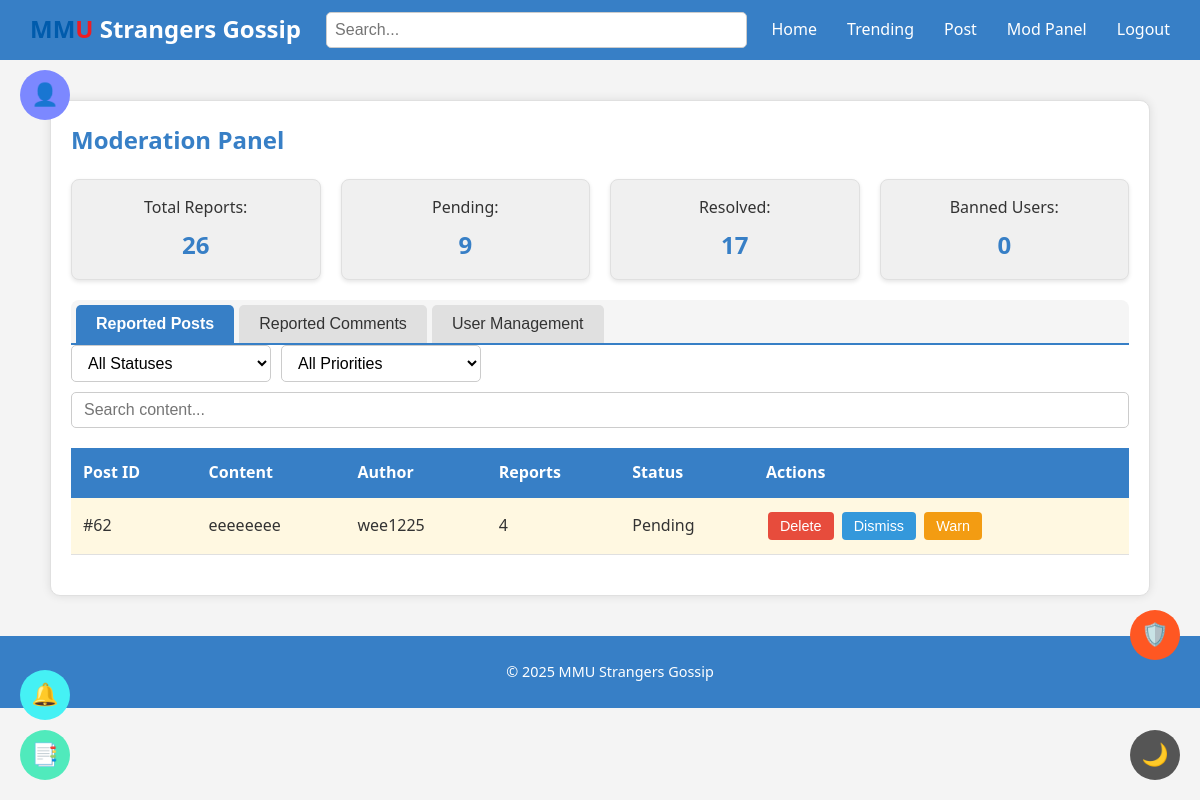
/confession/moderation/ (signed in), run on the app's committed database.
### confession/models.py (models this page shows, shortened)
class Post(models.Model):
    title = models.CharField(max_length=255)
    content = models.TextField(blank=False)
    created_at = models.DateTimeField(auto_now_add=True)
    user = models.ForeignKey(User, on_delete=models.SET_NULL, null=True, blank=True)
    update_at = models.DateTimeField(auto_now=True)
    likes_count = models.IntegerField(default=0)
    saved_count = models.IntegerField(default=0)
    report = GenericRelation('Report', related_query_name='post')
    views = models.PositiveIntegerField(default=0)
    session_key = models.CharField(max_length=40, default='anonymous_default_key')

### confession/views.py (the view)
# urls.py: path('moderation/', moderation_panel, name='moderation_panel'),
@user_passes_test(is_admin)
def moderation_panel(request):
    post_type = ContentType.objects.get_for_model(Post)
    comment_type = ContentType.objects.get_for_model(Comment)
    post_reports = Report.objects.filter(content_type=post_type, resolved=False)
    comment_reports = Report.objects.filter(content_type=comment_type, resolved=False)
    reported_posts = Post.objects.filter(
        id__in=post_reports.values('object_id')
    ).annotate(
        report_count=models.Count(
            models.Case(
                models.When(report__isnull=False, then=1),
                output_field=models.IntegerField()
            )
        )
    ).order_by('-report_count')[:50]
    reported_comments = Comment.objects.filter(
        id__in=comment_reports.values('object_id')
    ).annotate(
        report_count=models.Count(
            models.Case(
                models.When(report__isnull=False, then=1),
                output_field=models.IntegerField()
            )
        )
    ).order_by('-report_count')[:50]
    for post in reported_posts:
        post.priority = 'high' if post.report_count > 5 else 'medium' if post.report_count > 2 else 'low'
        post.status = 'pending'
        post.status_display = 'Pending'
    for comment in reported_comments:
        comment.priority = 'high' if comment.report_count > 5 else 'medium' if comment.report_count > 2 else 'low'
        comment.status = 'pending'
        comment.status_display = 'Pending'
    total_reports = Report.objects.count()
    resolved_reports = Report.objects.filter(resolved=True).count()
    banned_users = UserProfile.objects.filter(is_banned=True).count()
    problem_users = User.objects.annotate(
        report_count=Count('post__report') + Count('comment__report')
    ).filter(
        Q(report_count__gt=0) | Q(userprofile__is_banned=True)
    ).distinct().select_related('userprofile')
    context = {
        'reported_posts': reported_posts,
        'reported_comments': reported_comments,
        'total_reports': total_reports,
        'pending_reports': total_reports - resolved_reports,
        'resolved_reports': resolved_reports,
        'banned_users': banned_users,
        'problem_users': problem_users,
    }
    return render(request, 'moderation_panel.html', context)

### confession/views.py (called while the page is built)
def is_admin(user):
    return user.is_authenticated and hasattr(user, 'userprofile') and user.userprofile.is_admin

### confession/templates/confession/moderation_panel.html (shortened to what this page needs)
{% load static %}
<!DOCTYPE html>
<html lang="en">
<head>
  <link rel="stylesheet" href="{% static 'css/styles.css' %}">
</head>
<body class="{% if request.COOKIES.theme == 'dark' %}dark-mode{% endif %}">
  {% include 'confession/navbar.html' %}
  <div class="content">
    <div class="panel">
      <h2>Moderation Panel</h2>
      <div class="stats">
        <div class="stat-card">
          Total Reports: <strong>{{ total_reports }}</strong>
        </div>
        <div class="stat-card">
          Pending: <strong>{{ pending_reports }}</strong>
        </div>
        <div class="stat-card">
          Resolved: <strong>{{ resolved_reports }}</strong>
        </div>
        <div class="stat-card">
          Banned Users: <strong>{{ banned_users }}</strong>
        </div>
      </div>
      <div class="tab-container">
        <div class="tab-buttons">
          <button class="tab-btn active" data-tab="posts">Reported Posts</button>
          <button class="tab-btn" data-tab="comments">Reported Comments</button>
          <button class="tab-btn" data-tab="users">User Management</button>
        </div>
        <div class="filters">
          <select id="statusFilter">
            <option value="all">All Statuses</option>
          </select>
          <select id="priorityFilter">
            <option value="all">All Priorities</option>
          </select>
          <input type="text" id="searchFilter" placeholder="Search content...">
        </div>
        <div id="posts-tab" class="tab-content active">
          <table class="moderation-table">
            <thead>
              <tr>
                <th>Post ID</th>
                <th>Content</th>
                <th>Author</th>
                <th>Reports</th>
                <th>Status</th>
                <th>Actions</th>
              </tr>
            </thead>
            <tbody>
              {% for post in reported_posts %}
              <tr class="priority-{{ post.priority }}">
                <td>#{{ post.id }}</td>
                <td>{{ post.content|truncatechars:50 }}</td>
                <td>{{ post.user.username|default:"Anonymous" }}</td>
                <td>{{ post.report_count }}</td>
                <td>{{ post.status_display }}</td>
                <td>
                  <button class="action-btn delete-btn" data-id="{{ post.id }}" data-type="post">Delete</button>
                  {% if post.status == 'pending' %}
                    <button class="action-btn dismiss-btn dismiss-button" data-id="{{ post.id }}" data-type="post">Dismiss</button>
                  {% else %}
                    <button class="action-btn dismiss-btn dismiss-button" data-id="{{ post.id }}" data-type="post" data-remove="true">Dismiss</button>
                  {% endif %}
                  {% if post.user %}
                  <button class="action-btn warn-btn" data-id="{{ post.user.id }}">Warn</button>
                  {% endif %}
                </td>
              </tr>
              {% empty %}
              <tr>
                <td colspan="6" style="text-align: center;">No reported posts found</td>
              </tr>
              {% endfor %}
            </tbody>
          </table>
        </div>
      </div>
    </div>
  </div>
  {% include 'confession/floating_buttons.html' %}
  {% include 'confession/footer.html' %}
</body>
</html>

### confession/static/css/styles.css (style rules this page uses)
body { margin: 0; padding: 0; font-family: Arial, sans-serif; background-color: #f4f4f4; color: #333; transition: background-color 0.3s, color 0.3s; }
button, .btn { padding: 8px 14px; border: none; border-radius: 6px; font-size: 1rem; cursor: pointer; background-color: #377FC6; color: white; transition: background-color 0.2s ease; }
textarea, input[type="text"], input[type="password"], input[type="email"] { font-size: 1rem; padding: 8px; border-radius: 5px; border: 1px solid #ccc; width: 100%; box-sizing: border-box; }

### confession/templates/confession/moderation_panel.html (style rules this page uses)
body { font-family: 'Segoe UI', Tahoma, Geneva, Verdana, sans-serif; line-height: 1.6; margin: 0; padding: 0; transition: background-color 0.3s, color 0.3s; }
.content { padding: 100px 20px 40px; max-width: 1100px; margin: auto; }
.panel { background-color: #ffffff; border-radius: 10px; padding: 20px; box-shadow: 0 0 10px rgba(0,0,0,0.1); border: 1px solid #e0e0e0; }
.panel h2 { margin-top: 0; color: #377FC6; }
.stats { display: flex; gap: 20px; margin-bottom: 20px; flex-wrap: wrap; }
.stat-card { flex: 1; min-width: 150px; padding: 15px; background: #f0f0f0; border-radius: 8px; text-align: center; box-shadow: 0 2px 4px rgba(0,0,0,0.1); border: 1px solid #e0e0e0; }
.stat-card strong { font-size: 1.5rem; color: #377FC6; display: block; margin-top: 5px; }
.filters { margin-bottom: 20px; display: flex; gap: 10px; flex-wrap: wrap; align-items: center; }
.filters select, .filters input { padding: 8px 12px; font-size: 1rem; border-radius: 5px; border: 1px solid #ccc; background-color: white; min-width: 200px; }
.tab-container { margin-bottom: 20px; }
.tab-buttons { display: flex; border-bottom: 2px solid #377FC6; background-color: #f5f5f5; border-radius: 8px 8px 0 0; padding: 5px 5px 0 5px; }
.tab-btn { padding: 10px 20px; background: #e0e0e0; border: none; cursor: pointer; font-size: 1rem; position: relative; margin-right: 5px; border-radius: 5px 5px 0 0; color: #333; transition: all 0.2s ease; }
.tab-btn.active { font-weight: bold; color: white; background-color: #377FC6; }
.moderation-table { width: 100%; border-collapse: collapse; margin-top: 20px; background-color: white; }
.moderation-table th { background-color: #377FC6; color: white; padding: 12px; text-align: left; }
.moderation-table td { padding: 12px; border-bottom: 1px solid #e0e0e0; }
.action-btn { padding: 6px 12px; margin: 2px; border: none; border-radius: 4px; color: white; cursor: pointer; font-size: 0.9rem; transition: opacity 0.2s; }
.delete-btn { background-color: #e74c3c; }
.dismiss-btn { background-color: #3498db; }
.warn-btn { background-color: #f39c12; }
.tab-content { display: none; }
.tab-content.active { display: block; }
.priority-medium { background-color: #fff8e1; }

### data on the page
Post: id "62", content "eeeeeeee", user.username "wee1225", report_count "4", status_display "Pending"

### other printed values
{{ total_reports }} "26"
{{ pending_reports }} "9"
{{ resolved_reports }} "17"
{{ banned_users }} "0"
